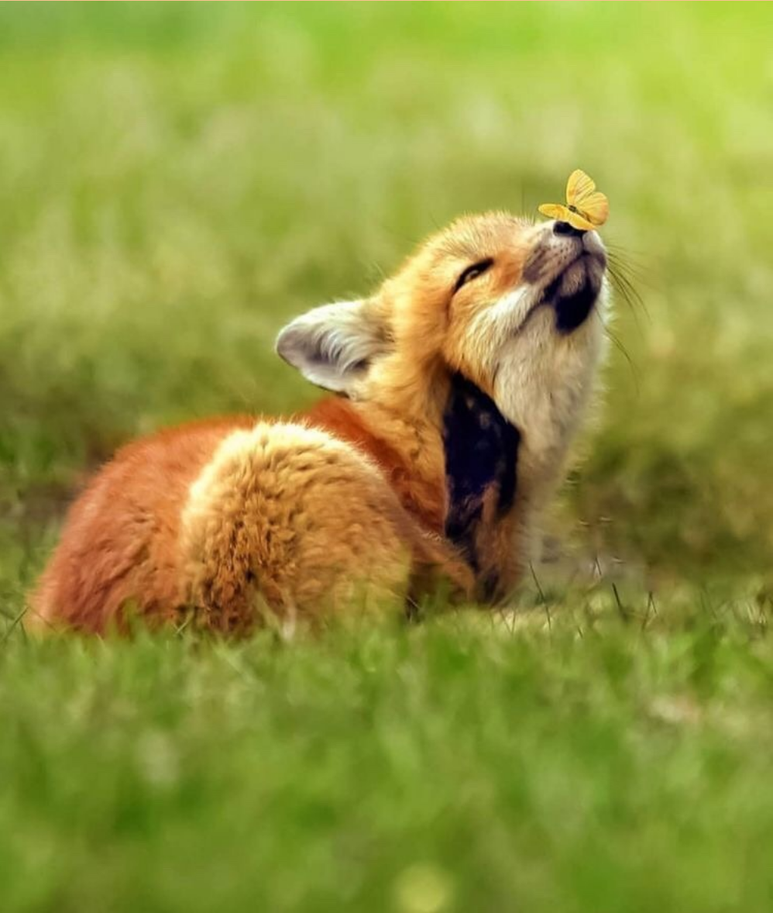
#> input picture opencv/images/fox.png, 773 x 913 px, shrunk from 998 x 1178 before the run
$ jupyter execute histogram.ipynb
#> lines starting #> are read from the running program, lines starting #| are printed output that depends on the picture
[cell 1]
import cv2
import matplotlib.pyplot as plt
import numpy as np

[cell 2]
img=cv2.imread("./images/fox.png")
#> img is the input picture: shape (913, 773, 3); mean B, G, R 61.7, 147.4, 146
img_rgb=cv2.cvtColor(img,cv2.COLOR_BGR2RGB)
plt.imshow(img_rgb)

[cell 3]
channels=cv2.split(img_rgb)
colors=['red','green','blue']
for colour, channel in zip(colors,channels):
    hist=cv2.calcHist([channel],[0],None,[256],[0,256])
    plt.plot(hist,color=colour)
#> this loop made 3 passes
#> colour on passes 1 to 3: 'red', 'green', 'blue'
plt.title('color histogram')
plt.xlabel('Pixel Intencity')
plt.ylabel('Frequency')
plt.show()
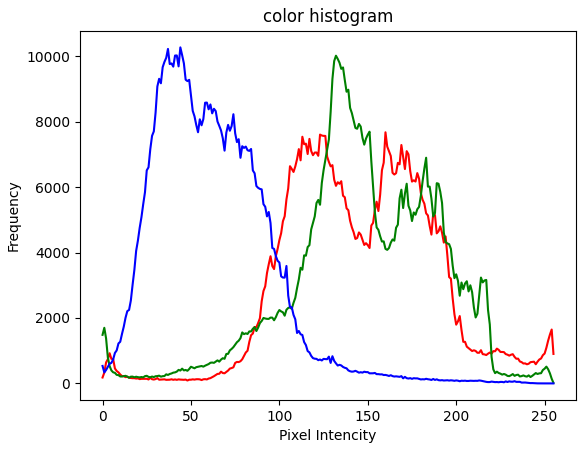
#> figure drawn by matplotlib, 1 panel; curve peaks at x = 160, y = 7677; curve peaks at x = 132, y = 10018; curve peaks at x = 44, y = 10272

[cell 4]
img_hsv=cv2.cvtColor(img,cv2.COLOR_BGR2HSV)
#> img_hsv: shape (913, 773, 3); mean H, S, V 32.1, 159.9, 157.6
h,s,v=cv2.split(img_hsv)
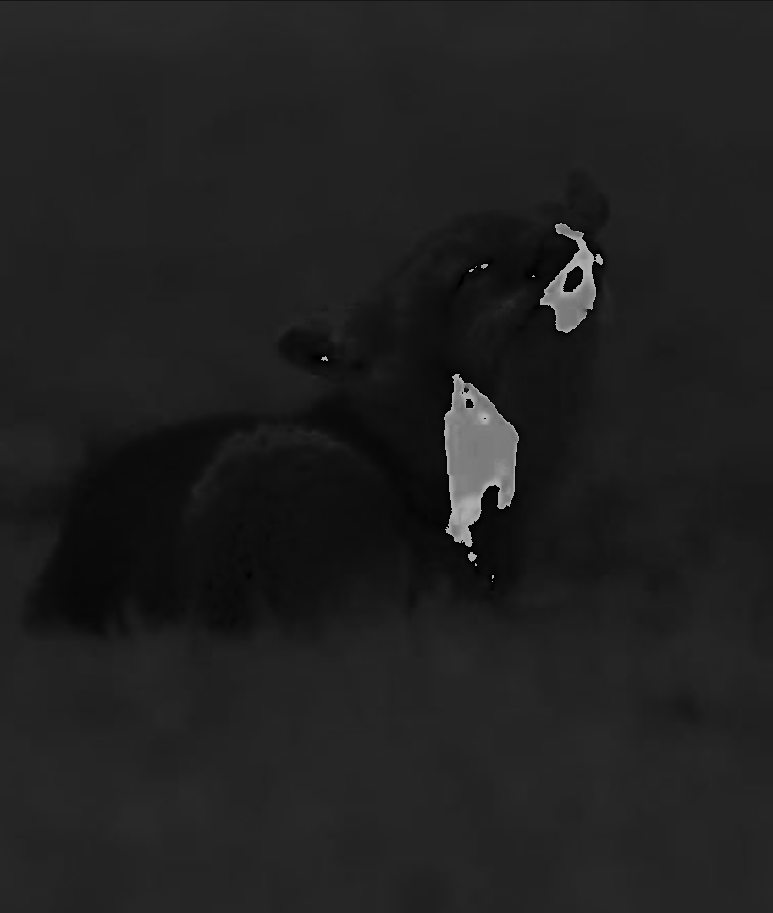
#> h: shape (913, 773); min 0, max 179, mean 32.1
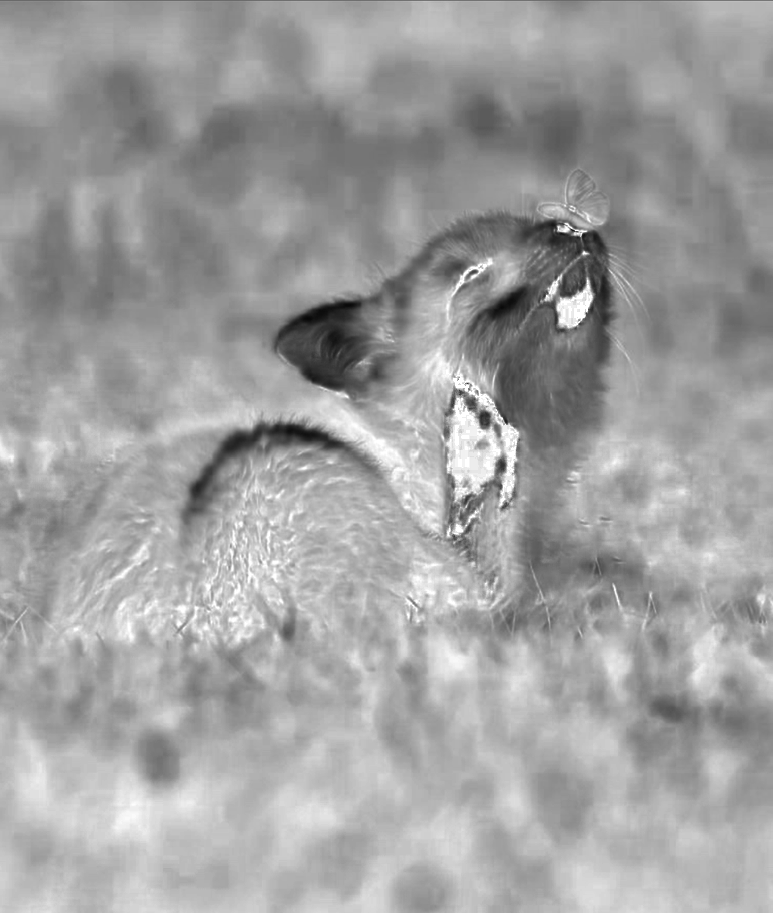
#> s: shape (913, 773); min 7, max 255, mean 159.9
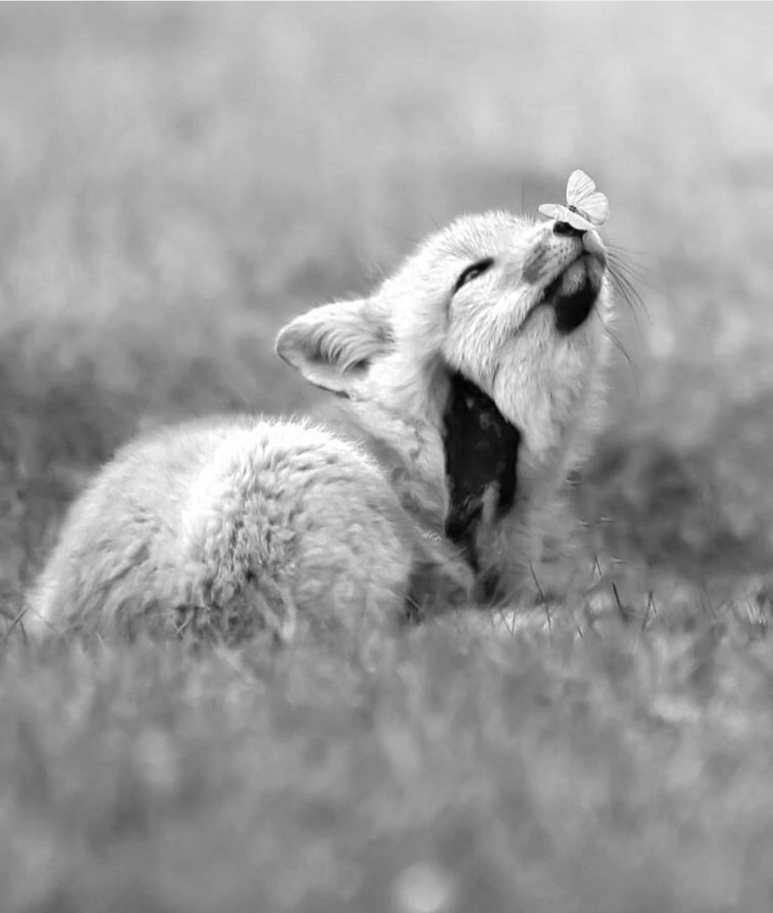
#> v: shape (913, 773); min 1, max 255, mean 157.6

h_hist=cv2.calcHist([h],[0],None,[180],[0,180])
#> h_hist = 180 values, max 76678 at index 35, min 0 at index 45, mean 3920.8
s_hist=cv2.calcHist([s],[0],None,[256],[0,256])
#> s_hist = 256 values, max 9612 at index 171, min 0 at index 0, mean 2756.8
v_hist=cv2.calcHist([v],[0],None,[256],[0,256])
#> v_hist = 256 values, max 9636 at index 132, min 0 at index 0, mean 2756.8

fig,axes=plt.subplots(1,3,figsize=(15,5))

axes[0].plot(h_hist,color='orange')
axes[0].set_title('hue hist')
axes[0].set_xlabel("bins")
axes[0].set_ylabel("frequency")

axes[1].plot(s_hist,color='green')
axes[1].set_title('staturation hist')
axes[1].set_xlabel("bins")
axes[1].set_ylabel("frequency")

axes[2].plot(v_hist,color='blue')
axes[2].set_title('value hist')
axes[2].set_xlabel("bins")
axes[2].set_ylabel("frequency")

plt.tight_layout()
plt.show()
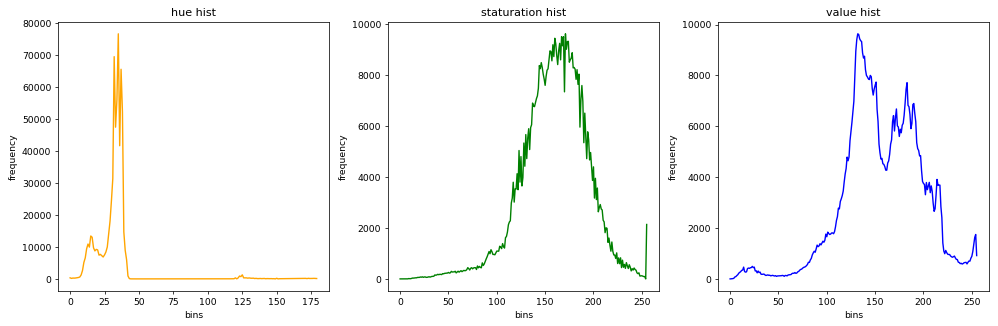
#> figure drawn by matplotlib, 3 panels; panel 1: curve peaks at x = 35, y = 76678; panel 2: curve peaks at x = 171, y = 9612; panel 3: curve peaks at x = 132, y = 9636
